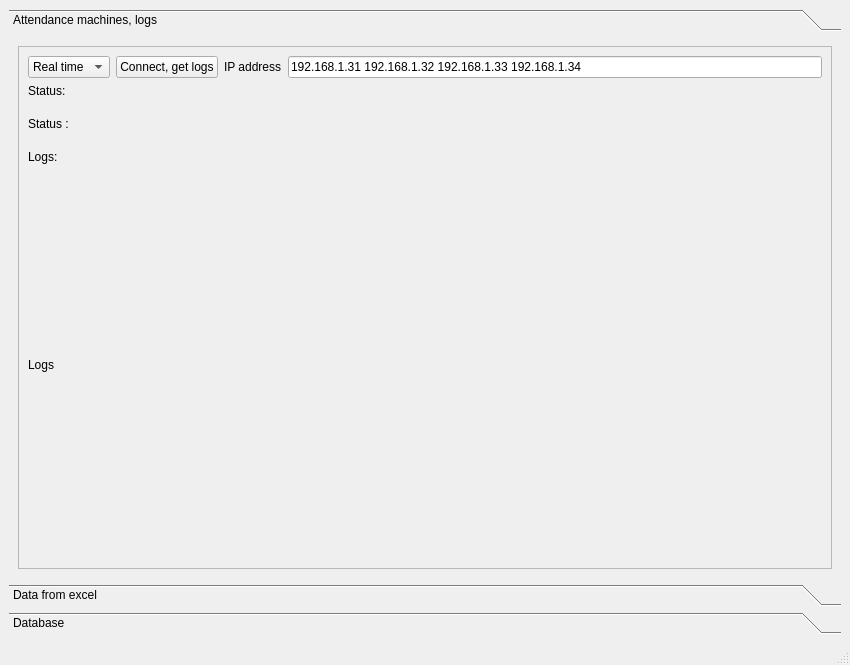
<?xml version="1.0" encoding="UTF-8"?>
<ui version="4.0">
 <class>MainWindow</class>
 <widget class="QMainWindow" name="MainWindow">
  <property name="geometry">
   <rect>
    <x>0</x>
    <y>0</y>
    <width>850</width>
    <height>665</height>
   </rect>
  </property>
  <property name="sizePolicy">
   <sizepolicy hsizetype="Expanding" vsizetype="Expanding">
    <horstretch>0</horstretch>
    <verstretch>0</verstretch>
   </sizepolicy>
  </property>
  <property name="windowTitle">
   <string>MainWindow</string>
  </property>
  <widget class="QWidget" name="centralwidget">
   <property name="enabled">
    <bool>true</bool>
   </property>
   <property name="sizePolicy">
    <sizepolicy hsizetype="Expanding" vsizetype="Expanding">
     <horstretch>0</horstretch>
     <verstretch>0</verstretch>
    </sizepolicy>
   </property>
   <layout class="QGridLayout" name="gridLayout">
    <item row="0" column="0">
     <widget class="QToolBox" name="toolBox">
      <property name="sizePolicy">
       <sizepolicy hsizetype="Expanding" vsizetype="Expanding">
        <horstretch>0</horstretch>
        <verstretch>0</verstretch>
       </sizepolicy>
      </property>
      <property name="minimumSize">
       <size>
        <width>800</width>
        <height>600</height>
       </size>
      </property>
      <property name="autoFillBackground">
       <bool>true</bool>
      </property>
      <property name="currentIndex">
       <number>0</number>
      </property>
      <widget class="QWidget" name="pageAtt">
       <property name="geometry">
        <rect>
         <x>0</x>
         <y>0</y>
         <width>828</width>
         <height>507</height>
        </rect>
       </property>
       <attribute name="label">
        <string>Attendance machines, logs</string>
       </attribute>
       <layout class="QGridLayout" name="gridLayout_2">
        <item row="0" column="0">
         <widget class="QFrame" name="frame">
          <property name="frameShape">
           <enum>QFrame::StyledPanel</enum>
          </property>
          <property name="frameShadow">
           <enum>QFrame::Raised</enum>
          </property>
          <layout class="QGridLayout" name="gridLayout_3">
           <item row="0" column="1">
            <widget class="QPushButton" name="buttonGetlogs">
             <property name="text">
              <string>Connect, get logs</string>
             </property>
             <property name="checkable">
              <bool>false</bool>
             </property>
            </widget>
           </item>
           <item row="0" column="3">
            <widget class="QLineEdit" name="ipMachines">
             <property name="text">
              <string>192.168.1.31 192.168.1.32 192.168.1.33 192.168.1.34 </string>
             </property>
            </widget>
           </item>
           <item row="6" column="0" colspan="4">
            <widget class="QLabel" name="label_2">
             <property name="sizePolicy">
              <sizepolicy hsizetype="Expanding" vsizetype="Expanding">
               <horstretch>0</horstretch>
               <verstretch>0</verstretch>
              </sizepolicy>
             </property>
             <property name="text">
              <string>Logs</string>
             </property>
            </widget>
           </item>
           <item row="1" column="0">
            <widget class="QLabel" name="label_4">
             <property name="text">
              <string>Status:</string>
             </property>
            </widget>
           </item>
           <item row="0" column="0">
            <widget class="QComboBox" name="comboBoxOneOrRealtime">
             <item>
              <property name="text">
               <string>Real time</string>
              </property>
             </item>
             <item>
              <property name="text">
               <string>One  time</string>
              </property>
             </item>
            </widget>
           </item>
           <item row="0" column="2">
            <widget class="QLabel" name="label">
             <property name="text">
              <string>IP address</string>
             </property>
            </widget>
           </item>
           <item row="3" column="0">
            <widget class="QLabel" name="label_5">
             <property name="text">
              <string>Logs:</string>
             </property>
            </widget>
           </item>
           <item row="2" column="0" colspan="4">
            <widget class="QLabel" name="label_3">
             <property name="sizePolicy">
              <sizepolicy hsizetype="Expanding" vsizetype="Fixed">
               <horstretch>0</horstretch>
               <verstretch>0</verstretch>
              </sizepolicy>
             </property>
             <property name="minimumSize">
              <size>
               <width>0</width>
               <height>40</height>
              </size>
             </property>
             <property name="text">
              <string>Status :</string>
             </property>
            </widget>
           </item>
          </layout>
         </widget>
        </item>
       </layout>
      </widget>
      <widget class="QWidget" name="pageExcel">
       <attribute name="label">
        <string>Data from excel</string>
       </attribute>
       <layout class="QGridLayout" name="gridLayout_4">
        <item row="1" column="0" colspan="2">
         <widget class="QLabel" name="label_7">
          <property name="sizePolicy">
           <sizepolicy hsizetype="Expanding" vsizetype="Expanding">
            <horstretch>0</horstretch>
            <verstretch>0</verstretch>
           </sizepolicy>
          </property>
          <property name="text">
           <string>Logs</string>
          </property>
         </widget>
        </item>
        <item row="0" column="0">
         <widget class="QLabel" name="label_6">
          <property name="text">
           <string>Logs:</string>
          </property>
         </widget>
        </item>
       </layout>
      </widget>
      <widget class="QWidget" name="pageDb">
       <property name="geometry">
        <rect>
         <x>0</x>
         <y>0</y>
         <width>828</width>
         <height>507</height>
        </rect>
       </property>
       <attribute name="label">
        <string>Database</string>
       </attribute>
      </widget>
     </widget>
    </item>
   </layout>
  </widget>
  <widget class="QMenuBar" name="menubar">
   <property name="geometry">
    <rect>
     <x>0</x>
     <y>0</y>
     <width>850</width>
     <height>21</height>
    </rect>
   </property>
  </widget>
  <widget class="QStatusBar" name="statusbar"/>
 </widget>
 <resources/>
 <connections/>
</ui>
